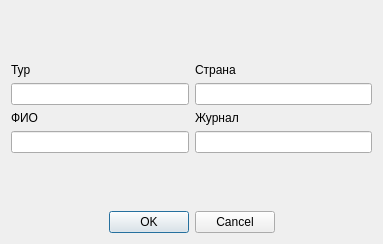
<?xml version="1.0" encoding="UTF-8"?>
<ui version="4.0">
 <class>DialogDelete</class>
 <widget class="QDialog" name="DialogDelete">
  <property name="geometry">
   <rect>
    <x>0</x>
    <y>0</y>
    <width>383</width>
    <height>244</height>
   </rect>
  </property>
  <property name="windowTitle">
   <string>Dialog</string>
  </property>
  <layout class="QGridLayout" name="gridLayout">
   <item row="0" column="0">
    <layout class="QVBoxLayout" name="verticalLayout_4">
     <item>
      <layout class="QVBoxLayout" name="verticalLayout_3">
       <item>
        <spacer name="verticalSpacer">
         <property name="orientation">
          <enum>Qt::Vertical</enum>
         </property>
         <property name="sizeHint" stdset="0">
          <size>
           <width>20</width>
           <height>40</height>
          </size>
         </property>
        </spacer>
       </item>
       <item>
        <layout class="QHBoxLayout" name="horizontalLayout_2">
         <item>
          <layout class="QVBoxLayout" name="verticalLayout">
           <item>
            <widget class="QLabel" name="label">
             <property name="text">
              <string>Тур</string>
             </property>
            </widget>
           </item>
           <item>
            <widget class="QLineEdit" name="lineTour">
             <property name="text">
              <string/>
             </property>
            </widget>
           </item>
           <item>
            <widget class="QLabel" name="label_2">
             <property name="text">
              <string>ФИО</string>
             </property>
            </widget>
           </item>
           <item>
            <widget class="QLineEdit" name="lineFIO"/>
           </item>
          </layout>
         </item>
         <item>
          <layout class="QVBoxLayout" name="verticalLayout_2">
           <item>
            <widget class="QLabel" name="label_3">
             <property name="text">
              <string>Страна</string>
             </property>
            </widget>
           </item>
           <item>
            <widget class="QLineEdit" name="lineCoun"/>
           </item>
           <item>
            <widget class="QLabel" name="label_4">
             <property name="text">
              <string>Журнал</string>
             </property>
            </widget>
           </item>
           <item>
            <widget class="QLineEdit" name="lineMag"/>
           </item>
          </layout>
         </item>
        </layout>
       </item>
       <item>
        <spacer name="verticalSpacer_2">
         <property name="orientation">
          <enum>Qt::Vertical</enum>
         </property>
         <property name="sizeHint" stdset="0">
          <size>
           <width>20</width>
           <height>40</height>
          </size>
         </property>
        </spacer>
       </item>
      </layout>
     </item>
     <item>
      <layout class="QHBoxLayout" name="horizontalLayout">
       <item>
        <spacer name="horizontalSpacer">
         <property name="orientation">
          <enum>Qt::Horizontal</enum>
         </property>
         <property name="sizeHint" stdset="0">
          <size>
           <width>40</width>
           <height>20</height>
          </size>
         </property>
        </spacer>
       </item>
       <item>
        <widget class="QDialogButtonBox" name="buttonBox">
         <property name="standardButtons">
          <set>QDialogButtonBox::Cancel|QDialogButtonBox::Ok</set>
         </property>
        </widget>
       </item>
       <item>
        <spacer name="horizontalSpacer_2">
         <property name="orientation">
          <enum>Qt::Horizontal</enum>
         </property>
         <property name="sizeHint" stdset="0">
          <size>
           <width>40</width>
           <height>20</height>
          </size>
         </property>
        </spacer>
       </item>
      </layout>
     </item>
    </layout>
   </item>
  </layout>
 </widget>
 <resources/>
 <connections/>
</ui>
